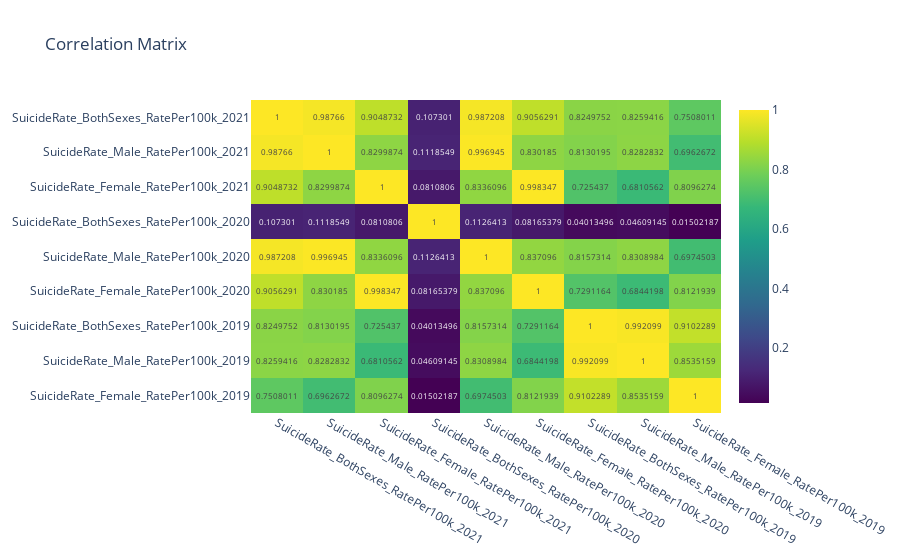

Notebook code for this chart:
### Markdown cell above
<a id="31"></a>
### <div style="text-align:left; border-radius:15px; padding:20px; color:Black; margin:0; font-size:100%; font-family:Arial; background-color:#48cae4; overflow:hidden"><b>⚡ 1. Correlation  Matrix </b>
<a href="#table-of-contents" style="font-family: Arial, sans-serif; font-size: 15px; background-color: #7b2cbf; color: #ffffff; padding: 7px 15px; text-decoration: none; border-radius: 15px;">
        [Table of Content 📜⬆️]
</a>
</div>

### Code cell
numeric_df = df.select_dtypes(include=[float, int])
correlation_matrix = numeric_df.corr().T

fig = px.imshow(correlation_matrix, text_auto=True, aspect="auto",
                title='Correlation Matrix',
                color_continuous_scale='viridis')
fig.show()

### Figure 1 — Plotly figure (JSON) as saved in the notebook; plotly's stock layout.template omitted (floating-point values rounded to 4 significant figures)
{"data": [{"coloraxis": "coloraxis", "hovertemplate": "x: %{x}<br>y: %{y}<br>color: %{z}<extra></extra>", "name": "0", "texttemplate": "%{z}", "type": "heatmap", "x": ["SuicideRate_BothSexes_RatePer100k_2021", "SuicideRate_Male_RatePer100k_2021", "SuicideRate_Female_RatePer100k_2021", "SuicideRate_BothSexes_RatePer100k_2020", "SuicideRate_Male_RatePer100k_2020", "SuicideRate_Female_RatePer100k_2020", "SuicideRate_BothSexes_RatePer100k_2019", "SuicideRate_Male_RatePer100k_2019", "SuicideRate_Female_RatePer100k_2019"], "xaxis": "x", "y": ["SuicideRate_BothSexes_RatePer100k_2021", "SuicideRate_Male_RatePer100k_2021", "SuicideRate_Female_RatePer100k_2021", "SuicideRate_BothSexes_RatePer100k_2020", "SuicideRate_Male_RatePer100k_2020", "SuicideRate_Female_RatePer100k_2020", "SuicideRate_BothSexes_RatePer100k_2019", "SuicideRate_Male_RatePer100k_2019", "SuicideRate_Female_RatePer100k_2019"], "yaxis": "y", "z": [[1, 0.9877, 0.9049, 0.1073, 0.9872, 0.9056, 0.825, 0.8259, 0.7508], [0.9877, 1, 0.83, 0.1119, 0.9969, 0.8302, 0.813, 0.8283, 0.6963], [0.9049, 0.83, 1, 0.08108, 0.8336, 0.9983, 0.7254, 0.6811, 0.8096], [0.1073, 0.1119, 0.08108, 1, 0.1126, 0.08165, 0.04013, 0.04609, 0.01502], [0.9872, 0.9969, 0.8336, 0.1126, 1, 0.8371, 0.8157, 0.8309, 0.6975], [0.9056, 0.8302, 0.9983, 0.08165, 0.8371, 1, 0.7291, 0.6844, 0.8122], [0.825, 0.813, 0.7254, 0.04013, 0.8157, 0.7291, 1, 0.9921, 0.9102], [0.8259, 0.8283, 0.6811, 0.04609, 0.8309, 0.6844, 0.9921, 1, 0.8535], [0.7508, 0.6963, 0.8096, 0.01502, 0.6975, 0.8122, 0.9102, 0.8535, 1]]}], "layout": {"coloraxis": {"colorscale": [[0, "#440154"], [0.1111, "#482878"], [0.2222, "#3e4989"], [0.3333, "#31688e"], [0.4444, "#26828e"], [0.5556, "#1f9e89"], [0.6667, "#35b779"], [0.7778, "#6ece58"], [0.8889, "#b5de2b"], [1, "#fde725"]]}, "title": {"text": "Correlation Matrix"}, "xaxis": {"anchor": "y", "domain": [0, 1]}, "yaxis": {"anchor": "x", "autorange": "reversed", "domain": [0, 1]}}}
